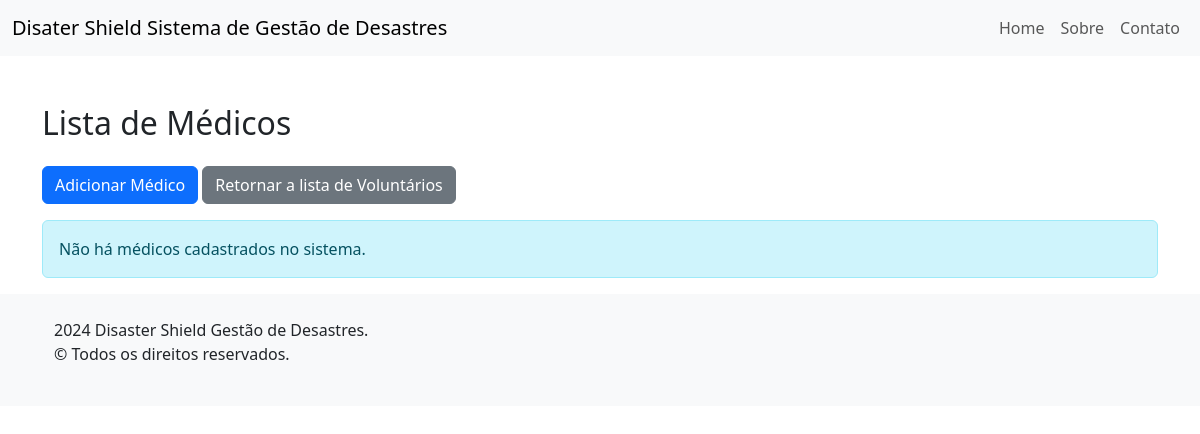
The app's page /voluntarios/voluntarios/medicos/, older data.
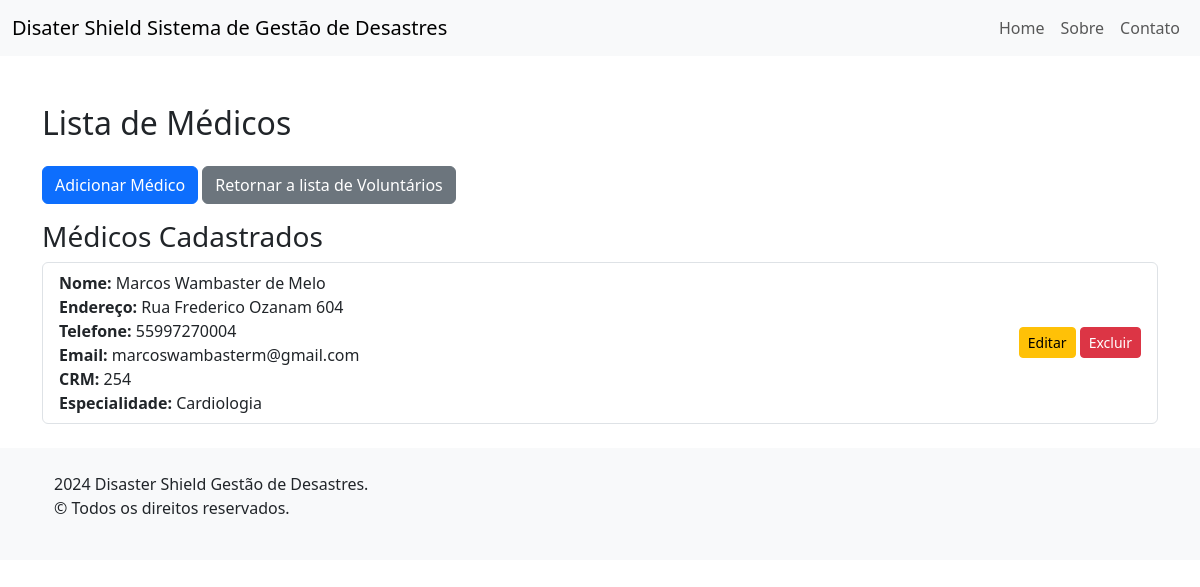
The same page, newer data.
### voluntarios/models.py (models this page shows, shortened)
class Voluntario(models.Model):
    nome = models.CharField(max_length=100)
    endereco = models.CharField(max_length=200)
    telefone = models.CharField(max_length=15)
    email = models.EmailField()
    class Meta:
        abstract = True

class Medico(Voluntario):
    crm = models.CharField(max_length=20)
    ESPECIALIDADES = [
        ('Cardiologia', 'Cardiologia'),
        ('Dermatologia', 'Dermatologia'),
        ('Ginecologia', 'Ginecologia'),
        ('Neurologia', 'Neurologia'),
        ('Ortopedia', 'Ortopedia'),
        ('Pediatria', 'Pediatria'),
        ('Psiquiatria', 'Psiquiatria'),
        ('Urologia', 'Urologia'),
    ]
    especialidade = models.CharField(
        max_length=50,
        choices=ESPECIALIDADES,
    )

### voluntarios/views.py (the view)
# urls.py: path('voluntarios/medicos/', views.listar_medicos, name='lista_medicos'),
def listar_medicos(request):
    medicos = Medico.objects.all()
    return render(request, './lista_medicos.html', {'medicos': medicos})

### voluntarios/templates/lista_medicos.html (shortened to what this page needs)
{% extends "base.html" %}
{% block content %}
<div class="container mt-5">
    <h2 class="my-4">Lista de Médicos</h2>
    <a href="{% url 'adicionar_medico' %}" class="btn btn-primary mb-3">Adicionar Médico</a>
    <a href="{% url 'lista_voluntarios' %}" class="btn btn-secondary mb-3">Retornar a lista de Voluntários</a>
    {% if medicos %}
        <h3>Médicos Cadastrados</h3>
        <ul class="list-group mb-4">
            {% for medico in medicos %}
                <li class="list-group-item d-flex justify-content-between align-items-center">
                    <div>
                        <strong>Nome:</strong> {{ medico.nome }}<br>
                        <strong>Endereço:</strong> {{ medico.endereco }}<br>
                        <strong>Telefone:</strong> {{ medico.telefone }}<br>
                        <strong>Email:</strong> {{ medico.email }}<br>
                        <strong>CRM:</strong> {{ medico.crm }}<br>
                        <strong>Especialidade:</strong> {{ medico.especialidade }}
                    </div>
                    <div>
                        <a href="{% url 'editar_medico' medico.pk %}" class="btn btn-warning btn-sm">Editar</a>
                        <a href="{% url 'excluir_medico' medico.pk %}" class="btn btn-danger btn-sm">Excluir</a>
                    </div>
                </li>
            {% endfor %}
        </ul>
    {% else %}
        <div class="alert alert-info" role="alert">
            Não há médicos cadastrados no sistema.
        </div>
    {% endif %}
</div>
{% endblock %}

Row changes from the older to the newer data that the page shows:
added Medico: nome "Marcos Wambaster de Melo", endereco "Rua Frederico Ozanam 604", telefone "55997270004", email "marcoswambasterm@gmail.com", crm "254", especialidade "Cardiologia"
Text that changed along with them:
text no longer shown: "Não há médicos cadastrados no sistema."
text now shown: "Médicos Cadastrados"
